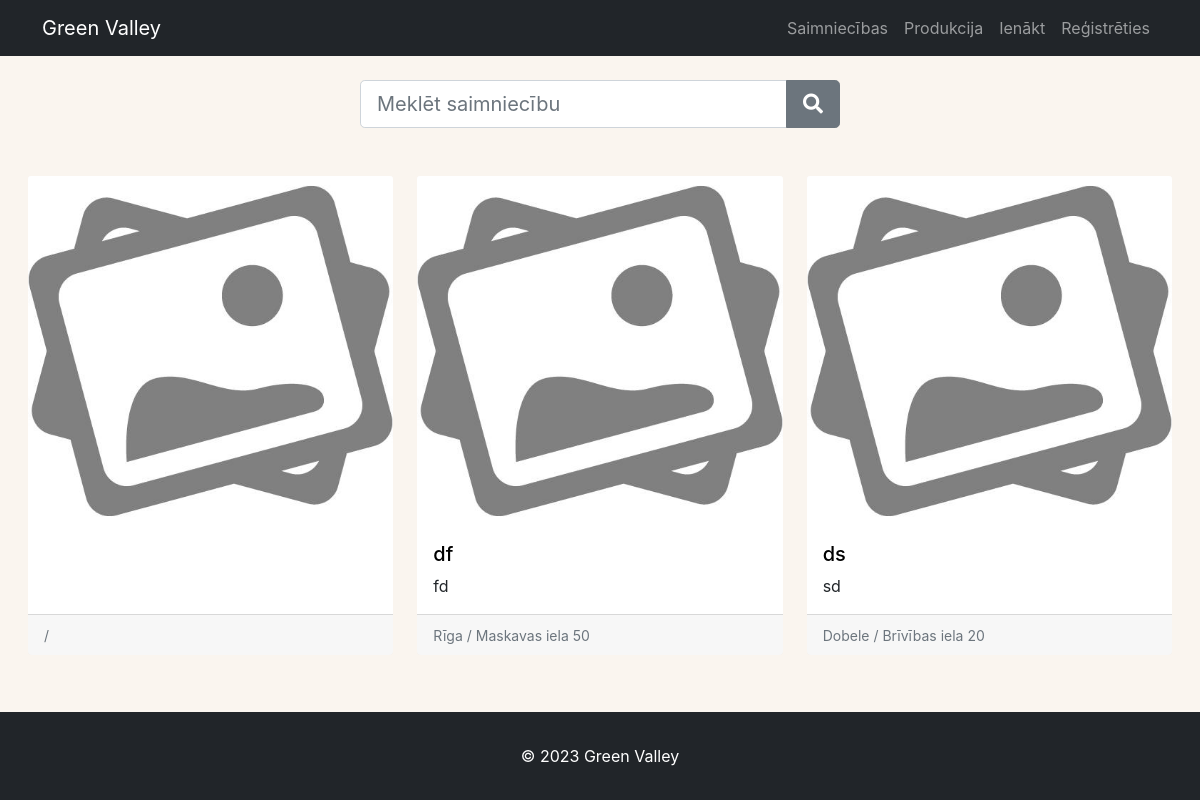
Page /farms/ on the earlier database version.
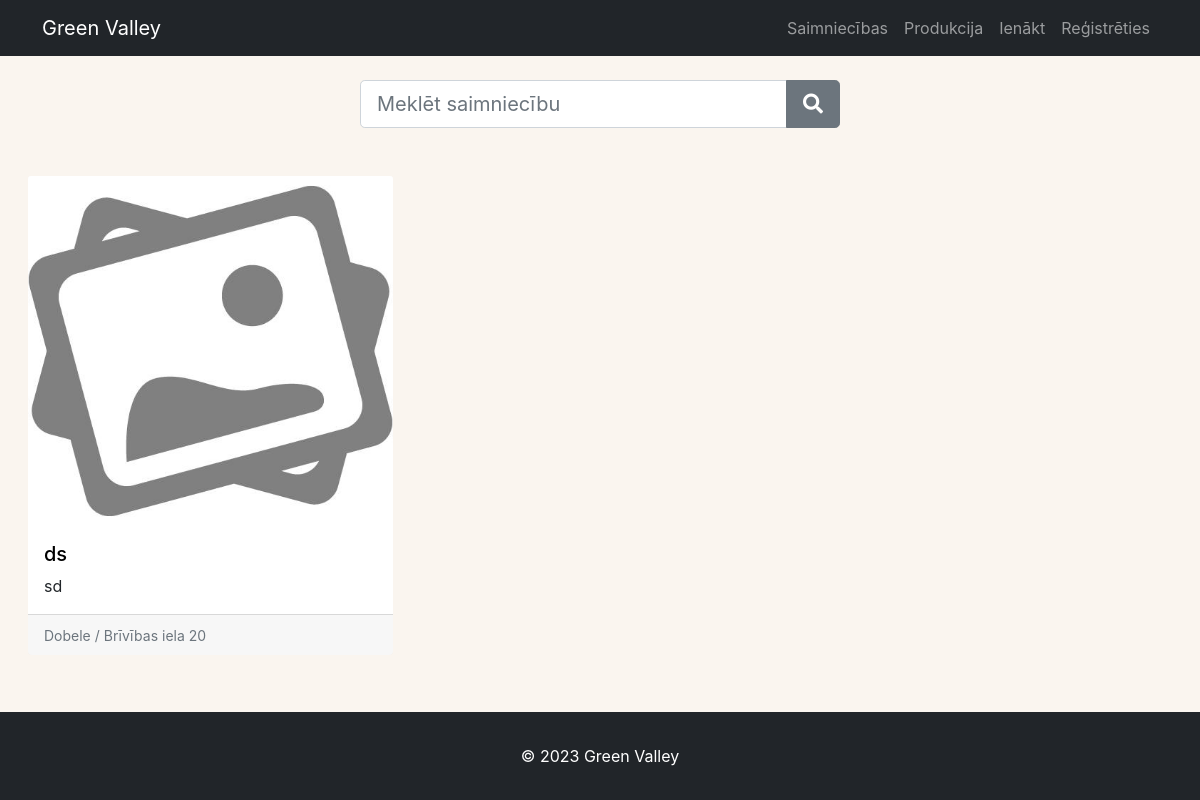
Same page on the later database version.
### users/models.py (models this page shows, shortened)
class Farm(models.Model):
    owner = models.OneToOneField(
        Profile, on_delete=models.CASCADE, blank=True, null=True
    )
    name = models.CharField(max_length=200)
    description = models.TextField()
    foto = models.ImageField(upload_to='farm_images/', null=True, blank=False,
                             default='default_farm.jpg',)
    phone_regex = RegexValidator(
        regex=r'^\d{8}$'
    )
    phone = models.CharField(
        max_length=8,
        blank=True,
        null=True,
        validators=[phone_regex]
    )
    country = models.CharField(max_length=200, default="Latvija")
    city = models.CharField(max_length=200)
    address = models.CharField(max_length=200)
    latitude = models.CharField(max_length=200, blank=True, null=True)
    longitude = models.CharField(max_length=200, blank=True, null=True)
    date = models.DateTimeField(default=timezone.now)

### users/views.py (the view)
# urls.py: path('farms/', views.farms, name='farms'),
def farms(request):
    farms, search_query = searchFarms(request)
    farms = farms.order_by('-date')
    custom_range, farms = paginateFarms(request, farms, 6)
    context = {'farms': farms, 'search_query': search_query,
               'custom_range': custom_range}
    return render(request, 'users/farms.html', context)

### users/utils.py (called while the page is built)
def paginateFarms(request, profiles, results):
    page = request.GET.get('page')
    paginator = Paginator(profiles, results)
    try:
        profiles = paginator.page(page)
    except PageNotAnInteger:
        page = 1
        profiles = paginator.page(page)
    except EmptyPage:
        page = paginator.num_pages
        profiles = paginator.page(page)
    leftIndex = (int(page) - 4)
    if leftIndex < 1:
        leftIndex = 1
    rightIndex = (int(page) + 5)
    if rightIndex > paginator.num_pages:
        rightIndex = paginator.num_pages + 1
    custom_range = range(leftIndex, rightIndex)
    return custom_range, profiles

def searchFarms(request):
    search_query = ''
    if request.GET.get('search_query'):
        search_query = request.GET.get('search_query')
    farms = Farm.objects.distinct().filter(
        Q(name__icontains=search_query)
    )
    return farms, search_query

### users/templates/users/farms.html (shortened to what this page needs)
{% extends 'main.html' %} {% block content %}
<form
  id="searchForm"
  class="form d-flex justify-content-center mt-4"
  action="{% url 'farms' %}"
  method="get"
>
  <div class="input-group input-group-lg" style="width: 40%">
    <input
      class="form-control"
      id="formInputSearch"
      type="text"
      name="search_query"
      placeholder="Meklēt saimniecību"
      value="{{search_query}}"
    />
    <button class="btn btn-secondary" type="submit">
      <i class="fas fa-search"></i>
    </button>
  </div>
</form>
<div class="row row-cols-1 row-cols-md-3 g-4" style="margin: 1rem">
  {% for farm in farms %}
  <div class="col" style="margin-top: 1rem">
    <div class="card h-100">
      <div>
        <a href="{% url 'farm' farm.id %}" class="card__body">
          <img
            src="{{ farm.foto.url }}"
            class="card-img-top farm"
            alt="image"
          />
        </a>
      </div>
      <div class="card-body">
        <a href="{% url 'farm' farm.id %}">
          <h5 class="card-title">{{ farm.name }}</h5>
        </a>
        <p class="card-text">{{ farm.description|truncatewords_html:30 }}</p>
      </div>
      <div class="card-footer">
        <small class="text-muted">{{farm.city}} / {{farm.address}}</small>
      </div>
    </div>
  </div>
  {% endfor %}
</div>
{% endblock content %}

### templates/main.html (shortened to what this page needs)
{% load socialaccount %} {% providers_media_js %}{% load static %}
<!DOCTYPE html>
<html lang="en">
  <head>
    <link
      href="https://cdn.jsdelivr.net/npm/bootstrap@5.0.2/dist/css/bootstrap.min.css"
      rel="stylesheet"
    />
    <link
      rel="stylesheet"
      href="https://use.fontawesome.com/releases/v5.14.0/css/all.css"
    />
    <link href="{% static 'css/styles.css'%}" rel="stylesheet" />
  </head>
  <body class="d-flex flex-column min-vh-100">
    <nav class="navbar navbar-expand-md navbar-dark bg-dark">
      <div class="container">
        <a class="navbar-brand" href="{% url 'frontpage' %}">Green Valley</a>
        <div class="collapse navbar-collapse" id="navbarNav">
          <ul class="navbar-nav ms-auto">
            <li class="nav-item">
              <a class="nav-link" href="{% url 'farms' %}">Saimniecības</a>
            </li>
            <li class="nav-item">
              <a class="nav-link" href="{% url 'products' %}">Produkcija</a>
            </li>
            <li class="nav-item">
              {% if request.user.is_authenticated %}
              <a class="nav-link" href="{% url 'profile' %}">Profils</a>
              {% else %}
              <a class="nav-link" href="{% url 'login' %}">Ienākt</a>
              {% endif %}
            </li>
            <li class="nav-item">
              {% if request.user.is_authenticated %}
              <a class="nav-link" href="{% url 'logout' %}">Iziet</a>
              {% else %}
              <a class="nav-link" href="{% url 'register' %}">Reģistrēties</a>
              {% endif %}
            </li>
          </ul>
        </div>
      </div>
    </nav>
    {% block content %} {% endblock %}
    <footer class="mt-auto bg-dark text-center text-white">
      <div class="text-center p-3">&copy; 2023 Green Valley</div>
    </footer>
  </body>
</html>

### static/css/styles.css (style rules this page uses)
body { font-family: "Inter", sans-serif; background: #faf5ef; margin: 0; padding: 0; }
.navbar { padding: 0.5rem 1rem; }
footer { padding: 1rem; }
ul { padding-left: 20px; }
a { text-decoration: none; }
#searchForm { margin-bottom: 1rem; }
.card { border: none; }
.card__body { text-decoration: none; }
.card-body a { color: black; text-decoration: none; }
.card-title { font-size: 1.25rem; margin-bottom: 0.5rem; }
.card-text { font-size: 1rem; }
.card-img-top { height: 300px; object-fit: cover; }
.card-img-top.farm { height: 350px; object-fit: cover; }
.card-img-top { width: 100%; object-fit: cover; }

Differences in the rows shown:
removed Farm: foto (placeholder picture)
removed Farm: foto (placeholder picture), name "df", description "fd", city "Rīga", address "Maskavas iela 50"
